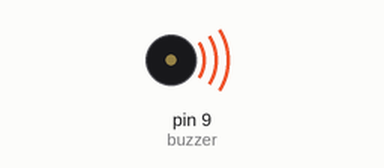
Simulated run of this sketch. Board: Arduino Uno, built with avr-gcc and run on an emulated ATmega328P. Shown: buzzer (waves = sounding).

Above: at 0.5 s.
Timing chart, 0 to 4.6 s (numbered marks = the images above):
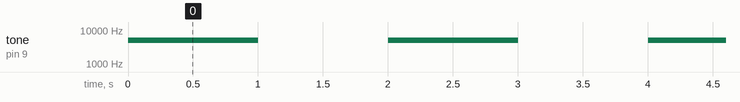

The sketch:

buzzer.ino
```cpp
#define buzzer 9

void setup() {
  // put your setup code here, to run once:
  pinMode(buzzer ,OUTPUT);
}

void loop() {
  // put your main code here, to run repeatedly:
  tone(buzzer, 5000);
  delay(1000);
  noTone(buzzer);
  delay(1000);
  /*analogWrite(buzzer, HIGH);
  delay(1000);
  analogWrite(buzzer, LOW);
  delay(1000);*/
}
```

Measured:
- by itself, tone on pin 9 (buzzer): alternates 5000 Hz for 1.0 s and silent for 1.0 s
